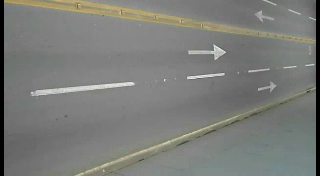
#> input picture frame 37 of Araç-Sayma/traffic.avi, 320 x 176 px, given in place of runner.mp4, which was not available
$ python motion_detection.py
#> lines starting #> are read from the running program, lines starting #| are printed output that depends on the picture; after the words box and inside, x2 and y2 are one past the last pixel; in counts of white or black regions, pixels touching at a corner belong together; pictures that were not available may be replaced by others from this repository, and a replacement may not be noted
# -*- coding: utf-8 -*-
"""
Created on Mon Feb 22 09:34:42 2021

@author: oguz
"""

# https://gist.github.com/pknowledge/623515e8ab35f1771ca2186630a13d14

import cv2

cap = cv2.VideoCapture("runner.mp4")
ret, frame1 = cap.read()
#> frame1 is the input picture: shape (176, 320, 3); mean B, G, R 121, 124.5, 123.3
ret, frame2 = cap.read()
color = (0,255,0)


while cap.isOpened():

    diff = cv2.absdiff(frame1, frame2)
    cv2.imshow("Diffrence",diff)

    gray = cv2.cvtColor(diff, cv2.COLOR_BGR2GRAY)
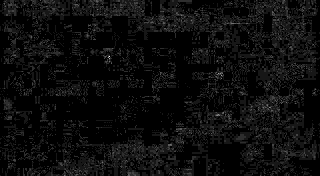
#> gray: shape (176, 320); min 0, max 11, mean 0.547; drawn with min black and max white
    blur = cv2.GaussianBlur(gray, (5,5), 0)
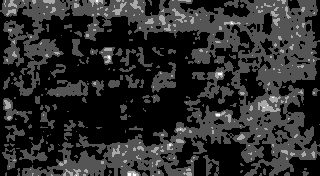
#> blur: shape (176, 320); min 0, max 3, mean 0.521; drawn with min black and max white
    cv2.imshow("Blurred",blur)

    _,thresh = cv2.threshold(blur, 20, 255, cv2.THRESH_BINARY)
#> thresh: shape (176, 320); every value is 0
    dilated = cv2.dilate(thresh, None, iterations = 3)


    contours,_ = cv2.findContours(dilated, cv2.RETR_TREE, cv2.CHAIN_APPROX_SIMPLE)
#> contours = []
    cv2.drawContours(frame1, contours, -1, color, 3)

    cv2.imshow("Feed",frame1)

    frame1 = frame2
    ret, frame2 = cap.read()

    if cv2.waitKey(30) & 0XFF == ord("q"):
#> (key q is pressed here)
        break

cap.release()
cv2.destroyAllWindows()


# [5 lines of commented-out code are left out]

$ run again, starting later in the video
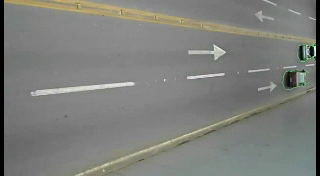
#> input picture frame 168 of Araç-Sayma/traffic.avi, 320 x 176 px, given in place of runner.mp4, which was not available
#> frame1 is the input picture: shape (176, 320, 3); mean B, G, R 122.7, 126.8, 125.5
#> `_,thresh = cv2.threshold(blur, 20, 255, cv2.THRESH_BINARY)`:
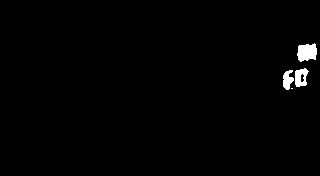
#> thresh: shape (176, 320); 1.1% white; 4 white regions (1 under 20 px), largest, box (x1, y1, x2, y2) and area: (297, 43, 317, 62) 291, (295, 68, 309, 87) 182, (283, 70, 294, 90) 145
#> dilated: shape (176, 320); 2.3% white; 1 white region
#> contours = 1 contour; box (x1, y1, x2, y2) and area: (280, 40, 320, 93) 1226
#> frame1: shape (176, 320, 3); 1.46% of pixels changed, all inside (x1, y1, x2, y2) = (278, 38, 320, 95)
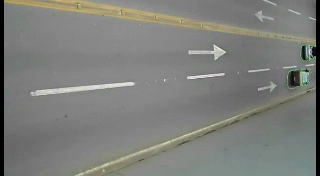
#> input picture frame 170 of Araç-Sayma/traffic.avi, 320 x 176 px, given in place of runner.mp4, which was not available
#> frame2 is the input picture: shape (176, 320, 3); mean B, G, R 122.8, 126.8, 125.6
